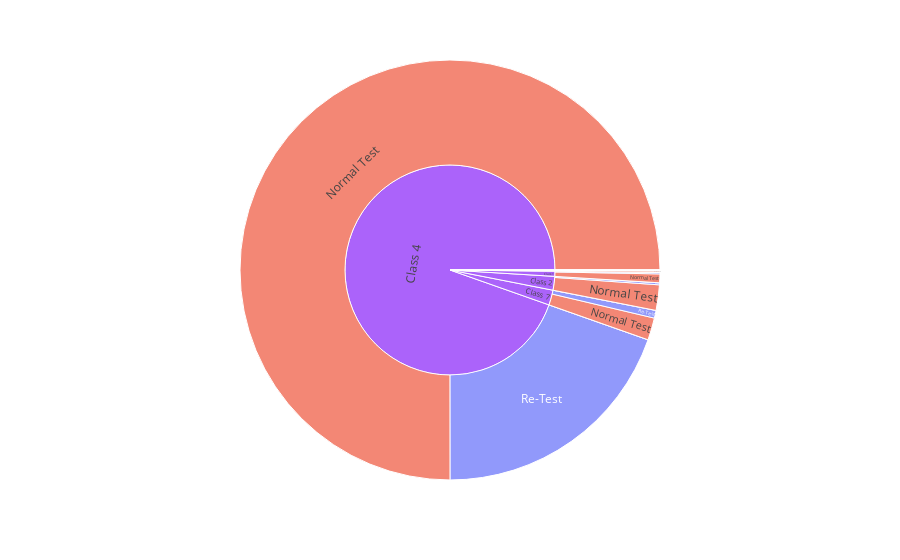

Notebook source saved alongside this figure:
### Code cell
#df.plot.sunburst(y='Number of tests', autopct='%.4f%%')
fig = px.sunburst(
    df.reset_index(),
    path=['Test class', 'Test type'],
    values='Number of tests',
    color='Test type',
    height=300,
)
fig.update_layout({
   'plot_bgcolor': 'rgba(0, 0, 0, 0)',
   'paper_bgcolor': 'rgba(0, 0, 0, 0)',
})
pio.write_image(fig, 'subburst.svg', height=775)
fig.show()

### Figure 1 — Plotly figure (JSON) as saved in the notebook; plotly's stock layout.template omitted (floating-point values rounded to 4 significant figures)
{"data": [{"branchvalues": "total", "customdata": [["Re-Test"], ["Normal Test"], ["Normal Test"], ["Re-Test"], ["Re-Test"], ["Re-Test"], ["Re-Test"], ["Statutory Appeal"], ["Statutory Appeal"], ["Statutory Appeal"], ["Re-Test"], ["Re-Test"], ["Statutory Appeal"], ["Statutory Appeal"], ["Normal Test"], ["Normal Test"], ["Normal Test"], ["Normal Test"], ["Normal Test"], ["(?)"], ["(?)"], ["(?)"], ["(?)"], ["(?)"], ["(?)"], ["(?)"]], "domain": {"x": [0, 1], "y": [0, 1]}, "hovertemplate": "labels=%{label}<br>Number of tests=%{value}<br>parent=%{parent}<br>id=%{id}<br>Test type=%{customdata[0]}<extra></extra>", "ids": ["Class 2/Re-Test", "Class 5/Normal Test", "Class 7/Normal Test", "Class 0/Re-Test", "Class 1/Re-Test", "Class 3/Re-Test", "Class 4/Re-Test", "Class 4/Statutory Appeal", "Class 2/Statutory Appeal", "Class 1/Statutory Appeal", "Class 7/Re-Test", "Class 5/Re-Test", "Class 7/Statutory Appeal", "Class 5/Statutory Appeal", "Class 4/Normal Test", "Class 3/Normal Test", "Class 2/Normal Test", "Class 1/Normal Test", "Class 0/Normal Test", "Class 0", "Class 1", "Class 2", "Class 3", "Class 4", "Class 5", "Class 7"], "labels": ["Re-Test", "Normal Test", "Normal Test", "Re-Test", "Re-Test", "Re-Test", "Re-Test", "Statutory Appeal", "Statutory Appeal", "Statutory Appeal", "Re-Test", "Re-Test", "Statutory Appeal", "Statutory Appeal", "Normal Test", "Normal Test", "Normal Test", "Normal Test", "Normal Test", "Class 0", "Class 1", "Class 2", "Class 3", "Class 4", "Class 5", "Class 7"], "marker": {"colors": ["#636efa", "#EF553B", "#EF553B", "#636efa", "#636efa", "#636efa", "#636efa", "#00cc96", "#00cc96", "#00cc96", "#636efa", "#636efa", "#00cc96", "#00cc96", "#EF553B", "#EF553B", "#EF553B", "#EF553B", "#EF553B", "#ab63fa", "#ab63fa", "#ab63fa", "#ab63fa", "#ab63fa", "#ab63fa", "#ab63fa"]}, "name": "", "parents": ["Class 2", "Class 5", "Class 7", "Class 0", "Class 1", "Class 3", "Class 4", "Class 4", "Class 2", "Class 1", "Class 7", "Class 5", "Class 7", "Class 5", "Class 4", "Class 3", "Class 2", "Class 1", "Class 0", "", "", "", "", "", "", ""], "type": "sunburst", "values": [868911, 656273, 9442260, 37, 585562, 29580, 107997456, 1112, 26, 9, 3277695, 152124, 35, 3, 413431243, 185613, 10786397, 3704843, 37464, 37501, 4290414, 11655334, 215193, 521429811, 808400, 12719990]}], "layout": {"autosize": true, "legend": {"tracegroupgap": 0}, "margin": {"t": 60}}}
